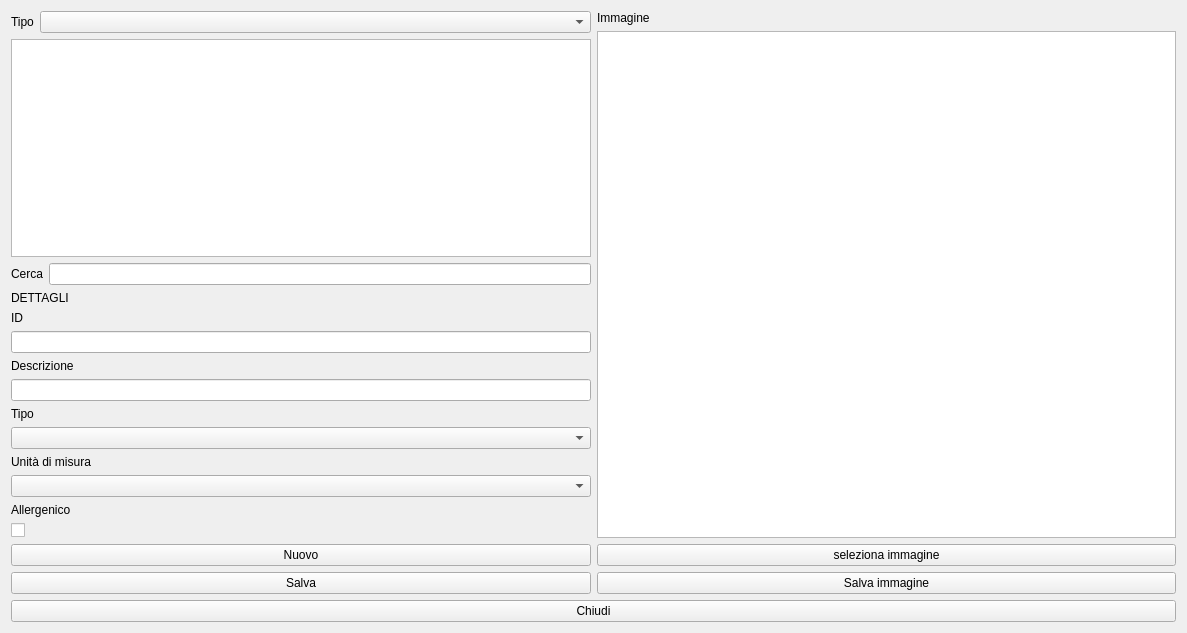
<?xml version="1.0" encoding="UTF-8"?>
<ui version="4.0">
 <class>HProdotti</class>
 <widget class="QWidget" name="HProdotti">
  <property name="windowModality">
   <enum>Qt::ApplicationModal</enum>
  </property>
  <property name="geometry">
   <rect>
    <x>0</x>
    <y>0</y>
    <width>1187</width>
    <height>633</height>
   </rect>
  </property>
  <property name="windowTitle">
   <string>Prodotti</string>
  </property>
  <property name="windowIcon">
   <iconset resource="icons.qrc">
    <normaloff>:/Resources/Wood-4-icon.png</normaloff>:/Resources/Wood-4-icon.png</iconset>
  </property>
  <layout class="QVBoxLayout" name="verticalLayout_5">
   <item>
    <layout class="QHBoxLayout" name="horizontalLayout">
     <item>
      <layout class="QVBoxLayout" name="verticalLayout_4">
       <item>
        <layout class="QVBoxLayout" name="verticalLayout">
         <item>
          <layout class="QFormLayout" name="formLayout">
           <item row="0" column="0">
            <widget class="QLabel" name="label">
             <property name="text">
              <string>Tipo</string>
             </property>
             <property name="buddy">
              <cstring>cbxType</cstring>
             </property>
            </widget>
           </item>
           <item row="0" column="1">
            <widget class="QComboBox" name="cbxType"/>
           </item>
          </layout>
         </item>
         <item>
          <widget class="QListView" name="lvMaster">
           <property name="mouseTracking">
            <bool>true</bool>
           </property>
           <property name="alternatingRowColors">
            <bool>true</bool>
           </property>
           <property name="modelColumn">
            <number>0</number>
           </property>
          </widget>
         </item>
         <item>
          <layout class="QGridLayout" name="gridLayout">
           <item row="0" column="0">
            <widget class="QLabel" name="label_2">
             <property name="text">
              <string>Cerca</string>
             </property>
            </widget>
           </item>
           <item row="0" column="1">
            <widget class="QLineEdit" name="lnSearch"/>
           </item>
          </layout>
         </item>
        </layout>
       </item>
       <item>
        <layout class="QVBoxLayout" name="verticalLayout_2">
         <item>
          <widget class="QLabel" name="label_3">
           <property name="text">
            <string>DETTAGLI</string>
           </property>
          </widget>
         </item>
         <item>
          <widget class="QLabel" name="label_4">
           <property name="text">
            <string>ID</string>
           </property>
          </widget>
         </item>
         <item>
          <widget class="QLineEdit" name="lid">
           <property name="readOnly">
            <bool>true</bool>
           </property>
          </widget>
         </item>
         <item>
          <widget class="QLabel" name="label_5">
           <property name="text">
            <string>Descrizione</string>
           </property>
          </widget>
         </item>
         <item>
          <widget class="QLineEdit" name="desc"/>
         </item>
         <item>
          <widget class="QLabel" name="label_6">
           <property name="text">
            <string>Tipo</string>
           </property>
          </widget>
         </item>
         <item>
          <widget class="QComboBox" name="cbxtipo"/>
         </item>
         <item>
          <widget class="QLabel" name="label_8">
           <property name="text">
            <string>Unità di misura</string>
           </property>
          </widget>
         </item>
         <item>
          <widget class="QComboBox" name="cbxUM"/>
         </item>
         <item>
          <widget class="QLabel" name="label_7">
           <property name="text">
            <string>Allergenico</string>
           </property>
          </widget>
         </item>
         <item>
          <widget class="QCheckBox" name="cballergenico"/>
         </item>
        </layout>
       </item>
       <item>
        <layout class="QVBoxLayout" name="verticalLayout_3">
         <item>
          <widget class="QPushButton" name="pushButton_4">
           <property name="text">
            <string>Nuovo</string>
           </property>
           <property name="icon">
            <iconset>
             <normaloff>:/Plus.PNG</normaloff>:/Plus.PNG</iconset>
           </property>
          </widget>
         </item>
         <item>
          <widget class="QPushButton" name="pushButton_5">
           <property name="text">
            <string>Salva</string>
           </property>
           <property name="icon">
            <iconset>
             <normaloff>:/Download.PNG</normaloff>:/Download.PNG</iconset>
           </property>
          </widget>
         </item>
        </layout>
       </item>
      </layout>
     </item>
     <item>
      <layout class="QVBoxLayout" name="verticalLayout_7">
       <item>
        <widget class="QLabel" name="label_11">
         <property name="text">
          <string>Immagine</string>
         </property>
        </widget>
       </item>
       <item>
        <widget class="QGraphicsView" name="graphicsView"/>
       </item>
       <item>
        <widget class="QPushButton" name="pushButton">
         <property name="text">
          <string>seleziona immagine</string>
         </property>
         <property name="icon">
          <iconset>
           <normaloff>:/Map.PNG</normaloff>:/Map.PNG</iconset>
         </property>
        </widget>
       </item>
       <item>
        <widget class="QPushButton" name="pushButton_2">
         <property name="text">
          <string>Salva immagine</string>
         </property>
         <property name="icon">
          <iconset>
           <normaloff>:/Download.PNG</normaloff>:/Download.PNG</iconset>
         </property>
        </widget>
       </item>
      </layout>
     </item>
    </layout>
   </item>
   <item>
    <widget class="QPushButton" name="pushButton_3">
     <property name="text">
      <string>Chiudi</string>
     </property>
     <property name="icon">
      <iconset>
       <normaloff>:/Banned-Sign.PNG</normaloff>:/Banned-Sign.PNG</iconset>
     </property>
    </widget>
   </item>
  </layout>
 </widget>
 <resources>
  <include location="icons.qrc"/>
 </resources>
 <connections/>
</ui>
